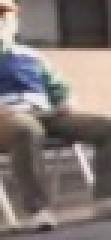
#> input picture images/blue/person0.jpg, 37 x 80 px (shown 3 times larger); its folder holds only this picture in this run
$ python color_hist3.py --image images/blue/person0.jpg   (Python 2 division)
#> lines starting #> are read from the running program, lines starting #| are printed output that depends on the picture
import numpy as np
import cv2
from time import clock
import sys
import argparse
from matplotlib import pyplot as plt


def RGB_hist(img):

    b, g, r = img[:,:,0], img[:,:,1], img[:,:,2]

    hist_r = cv2.calcHist([r],[0],None,[256],[0,256])
    hist_g = cv2.calcHist([g],[0],None,[256],[0,256])
    hist_b = cv2.calcHist([b],[0],None,[256],[0,256])

    plt.xlim(0, 255)
    plt.plot(hist_r, "-r", label="Red")
    plt.plot(hist_g, "-g", label="Green")
    plt.plot(hist_b, "-b", label="Blue")
    plt.xlabel("Pixel value", fontsize=20)
    plt.ylabel("Number of pixels", fontsize=20)
    plt.legend()
    plt.grid()
    plt.pause(.05)


if __name__ == '__main__':

    ap = argparse.ArgumentParser()
    ap.add_argument("-i", "--image", required = True, help = "Path to the image")
    args = vars(ap.parse_args())

    crop_param = 4

    cv2.namedWindow("image", cv2.WINDOW_NORMAL)
    cv2.namedWindow("hist", cv2.WINDOW_NORMAL)

    image = cv2.imread(args["image"])
#> image is the input picture: shape (80, 37, 3); mean B, G, R 117.2, 120.2, 130.3
    height, width = image.shape[0], image.shape[1]
#> height = 80; width = 37
    center = height/2, width/2
#> center = (40, 18)

    print center[0]
#| 40
    print center[1]
#| 18

    top = center[0] - height/crop_param
#> top = 20
    #bottom = center[0] + height/2
    bottom = center[0]
#> bottom = 40

    left = center[1] - width/crop_param
#> left = 9
    right = center[1] + width/crop_param
#> right = 27

    image = image[top:bottom, left:right]
    cv2.imshow("image", image)

    hsv_map = np.zeros((180, 256, 3), np.uint8)
    h, s = np.indices(hsv_map.shape[:2])
    hsv_map[:,:,0] = h
    hsv_map[:,:,1] = s
    hsv_map[:,:,2] = 255
    hsv_map = cv2.cvtColor(hsv_map, cv2.COLOR_HSV2BGR)
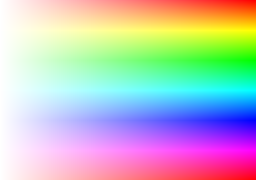
#> hsv_map: shape (180, 256, 3); mean B, G, R 190.8, 190.8, 190.9

    RGB_hist(image)
#> in RGB_hist, `hist_r = cv2.calcHist([r],[0],None,[256],[0,256])`: hist_r = 256 values, max 17 at index 234, min 0 at index 0, mean 1.41
#> in RGB_hist, `hist_g = cv2.calcHist([g],[0],None,[256],[0,256])`: hist_g = 256 values, max 13 at index 210, min 0 at index 0, mean 1.41
#> in RGB_hist, `hist_b = cv2.calcHist([b],[0],None,[256],[0,256])`: hist_b = 256 values, max 13 at index 187, min 0 at index 0, mean 1.41
#> in RGB_hist, `plt.pause(.05)`:
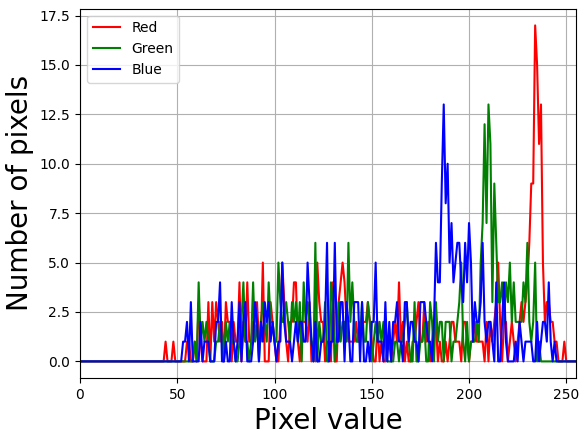
#> figure drawn by matplotlib, 1 panel; curve peaks at x = 234, y = 17; curve peaks at x = 210, y = 13; curve peaks at x = 187, y = 13

    hist_scale = 50
    max_hist_scale = 300

    def set_scale(val):
        global hist_scale
        hist_scale = val

    cv2.createTrackbar('scale', 'hist', hist_scale, max_hist_scale, set_scale)

    hsv = cv2.cvtColor(image, cv2.COLOR_BGR2HSV)
    # dark = hsv[...,2] < 32
    # hsv[dark] = 0
    ho = cv2.calcHist( [hsv], [0, 1], None, [180, 256], [0, 180, 0, 256] )
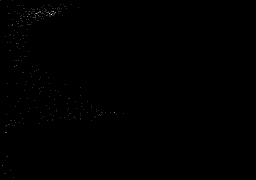
#> ho: shape (180, 256) float32; min 0, max 6, mean 0.00781; drawn with min black and max white

    while(True):

        h = np.clip(ho*0.005*hist_scale, 0, 1)
        vis = hsv_map*h[:,:,np.newaxis] / 255.0
        print np.max(vis)
#| 1.0
        cv2.imshow('hist', vis)

        if cv2.waitKey(1) & 0xFF == ord("q"):
#> (key q is pressed here)
            break

    cv2.destroyAllWindows()

$ run again, on images/blue/person1.jpg
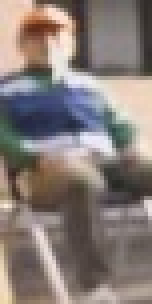
#> input picture images/blue/person1.jpg, 38 x 76 px (shown 4 times larger)
#> image is the input picture: shape (76, 38, 3); mean B, G, R 119.6, 123.8, 134.4
#| 38
#| 19
#> hist_r = 256 values, max 6 at index 49, min 0 at index 0, mean 1.34
#> hist_g = 256 values, max 10 at index 55, min 0 at index 0, mean 1.34
#> hist_b = 256 values, max 7 at index 113, min 0 at index 0, mean 1.34
#> in RGB_hist, `plt.pause(.05)`:
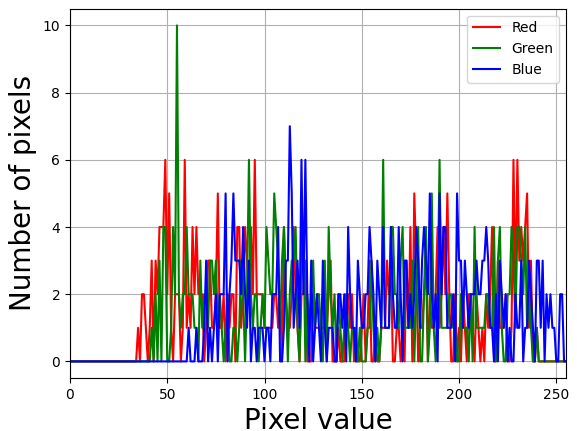
#> figure drawn by matplotlib, 1 panel; curve peaks at x = 49, y = 6; curve peaks at x = 55, y = 10; curve peaks at x = 113, y = 7
#> `ho = cv2.calcHist( [hsv], [0, 1], None, [180, 256], [0, 180, 0, 256] )`:
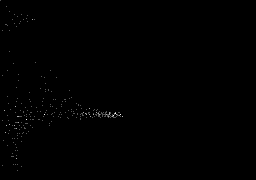
#> ho: shape (180, 256) float32; min 0, max 3, mean 0.00742; drawn with min black and max white
#| 0.75

$ run again, on images/blue/person2.jpg
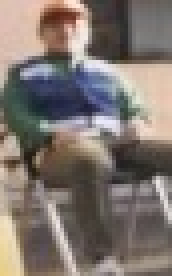
#> input picture images/blue/person2.jpg, 43 x 69 px (shown 4 times larger)
#> image is the input picture: shape (69, 43, 3); mean B, G, R 110.9, 117, 127
#| 34
#| 21
#> hist_r = 256 values, max 8 at index 44, min 0 at index 0, mean 1.33
#> hist_g = 256 values, max 6 at index 46, min 0 at index 0, mean 1.33
#> hist_b = 256 values, max 7 at index 145, min 0 at index 0, mean 1.33
#> in RGB_hist, `plt.pause(.05)`:
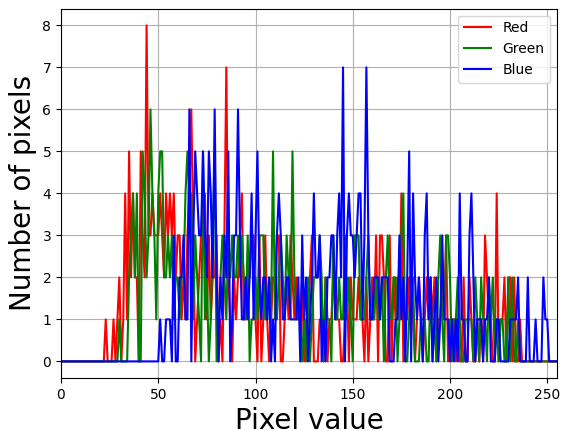
#> figure drawn by matplotlib, 1 panel; curve peaks at x = 44, y = 8; curve peaks at x = 46, y = 6; curve peaks at x = 145, y = 7
#> `ho = cv2.calcHist( [hsv], [0, 1], None, [180, 256], [0, 180, 0, 256] )`:
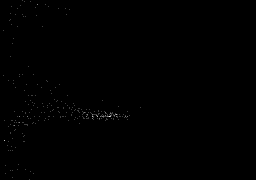
#> ho: shape (180, 256) float32; min 0, max 4, mean 0.00738; drawn with min black and max white
#| 1.0
